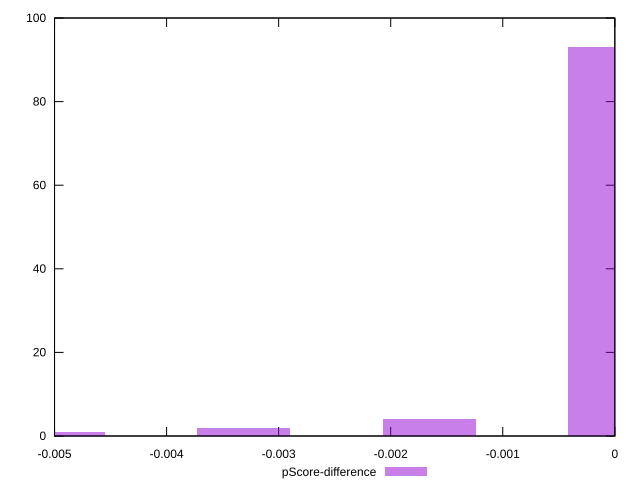

Write the gnuplot code that produced this figure.
reset

$pScoreDifference <<EOF
0 93
-0.003311147283076494 2
-0.001655573641538247 4
-0.0049667209246147415 1
EOF

set key outside below
set boxwidth 0.0008277868207691235
set xrange [-0.0050000000000000044:0]
set yrange [0:100]
set trange [0:100]
set style fill transparent solid 0.5 noborder
set terminal svg size 640, 490 enhanced background rgb 'white'
set output "reports/report_00033_2021-03-01T14-23-16.841Z/uses-http2/samples/astro-cached/pScore-difference/histogram.svg"

plot $pScoreDifference title "pScore-difference" with boxes

reset
